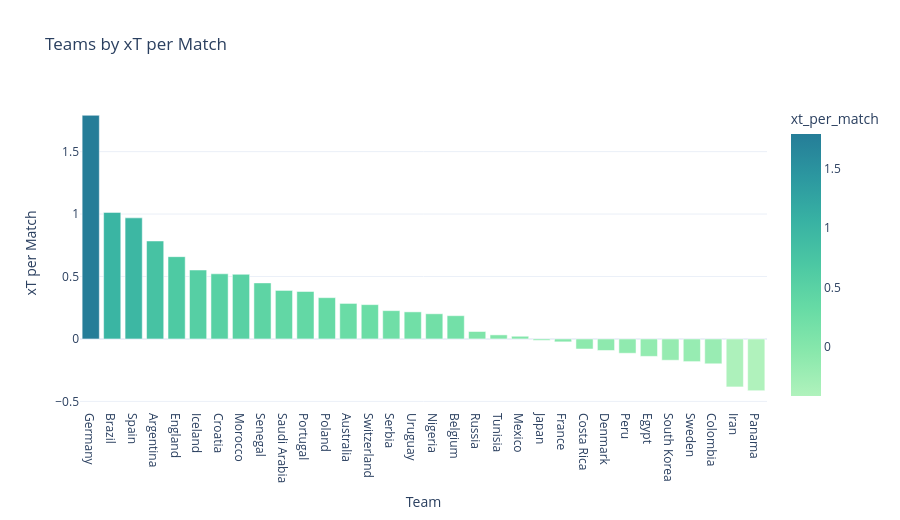

The cell this chart's notebook holds for it:
### Code cell
if team_bar_df is None or team_bar_df.empty:
    display(Markdown(team_error or "No team rows are available for the xT per match chart."))
else:
    fig = px.bar(
        team_bar_df,
        x="team_name",
        y="xt_per_match",
        color="xt_per_match",
        color_continuous_scale="Tealgrn",
        hover_name="team_name",
        hover_data={"total_xt": ":.2f", "matches_played": True, "xt_per_match": ":.2f"},
        title="Teams by xT per Match",
        template="plotly_white",
    )
    fig.update_layout(height=520)
    fig.update_xaxes(title="Team", categoryorder="total descending")
    fig.update_yaxes(title="xT per Match")
    display(fig)

    top_team = team_bar_df.iloc[0]
    display(Markdown(
        f"This chart compresses team threat into a game-by-game rate and gives a cleaner top-line comparison than raw totals alone. "
        f"**{top_team['team_name']}** currently leads the sample on xT per match, which suggests the strongest overall possession-value output on a per-game basis. "
        "Used with the scatter above, it helps separate total threat level from the route a team uses to create it."
    ))

### Figure 1 — Plotly figure (JSON) as saved in the notebook; plotly's stock layout.template omitted (floating-point values rounded to 4 significant figures)
{"data": [{"alignmentgroup": "True", "customdata": [[5.372, 3], [5.066, 5], [3.878, 4], [3.138, 4], [4.612, 7], [1.656, 3], [3.651, 7], [1.553, 3], [1.347, 3], [1.165, 3], [1.52, 4], [0.9918, 3], [0.8532, 3], [1.099, 4], [0.6799, 3], [1.084, 5], [0.6044, 3], [1.304, 7], [0.2981, 5], [0.09778, 3], [0.08643, 4], [-0.04437, 4], [-0.1628, 7], [-0.2409, 3], [-0.3693, 4], [-0.3435, 3], [-0.4187, 3], [-0.5114, 3], [-0.9077, 5], [-0.7956, 4], [-1.152, 3], [-1.243, 3]], "hovertemplate": "<b>%{hovertext}</b><br><br>team_name=%{x}<br>xt_per_match=%{marker.color:.2f}<br>total_xt=%{customdata[0]:.2f}<br>matches_played=%{customdata[1]}<extra></extra>", "hovertext": ["Germany", "Brazil", "Spain", "Argentina", "England", "Iceland", "Croatia", "Morocco", "Senegal", "Saudi Arabia", "Portugal", "Poland", "Australia", "Switzerland", "Serbia", "Uruguay", "Nigeria", "Belgium", "Russia", "Tunisia", "Mexico", "Japan", "France", "Costa Rica", "Denmark", "Peru", "Egypt", "South Korea", "Sweden", "Colombia", "Iran", "Panama"], "legendgroup": "", "marker": {"color": [1.791, 1.013, 0.9695, 0.7844, 0.6589, 0.5519, 0.5216, 0.5177, 0.4489, 0.3885, 0.38, 0.3306, 0.2844, 0.2747, 0.2266, 0.2169, 0.2015, 0.1862, 0.05961, 0.03259, 0.02161, -0.01109, -0.02326, -0.08029, -0.09231, -0.1145, -0.1396, -0.1705, -0.1815, -0.1989, -0.3842, -0.4144], "coloraxis": "coloraxis", "pattern": {"shape": ""}}, "name": "", "offsetgroup": "", "orientation": "v", "showlegend": false, "textposition": "auto", "type": "bar", "x": ["Germany", "Brazil", "Spain", "Argentina", "England", "Iceland", "Croatia", "Morocco", "Senegal", "Saudi Arabia", "Portugal", "Poland", "Australia", "Switzerland", "Serbia", "Uruguay", "Nigeria", "Belgium", "Russia", "Tunisia", "Mexico", "Japan", "France", "Costa Rica", "Denmark", "Peru", "Egypt", "South Korea", "Sweden", "Colombia", "Iran", "Panama"], "xaxis": "x", "y": [1.791, 1.013, 0.9695, 0.7844, 0.6589, 0.5519, 0.5216, 0.5177, 0.4489, 0.3885, 0.38, 0.3306, 0.2844, 0.2747, 0.2266, 0.2169, 0.2015, 0.1862, 0.05961, 0.03259, 0.02161, -0.01109, -0.02326, -0.08029, -0.09231, -0.1145, -0.1396, -0.1705, -0.1815, -0.1989, -0.3842, -0.4144], "yaxis": "y"}], "layout": {"barmode": "relative", "coloraxis": {"colorbar": {"title": {"text": "xt_per_match"}}, "colorscale": [[0, "rgb(176, 242, 188)"], [0.1667, "rgb(137, 232, 172)"], [0.3333, "rgb(103, 219, 165)"], [0.5, "rgb(76, 200, 163)"], [0.6667, "rgb(56, 178, 163)"], [0.8333, "rgb(44, 152, 160)"], [1, "rgb(37, 125, 152)"]]}, "height": 520, "legend": {"tracegroupgap": 0}, "title": {"text": "Teams by xT per Match"}, "xaxis": {"anchor": "y", "categoryorder": "total descending", "domain": [0, 1], "title": {"text": "Team"}}, "yaxis": {"anchor": "x", "domain": [0, 1], "title": {"text": "xT per Match"}}}}
